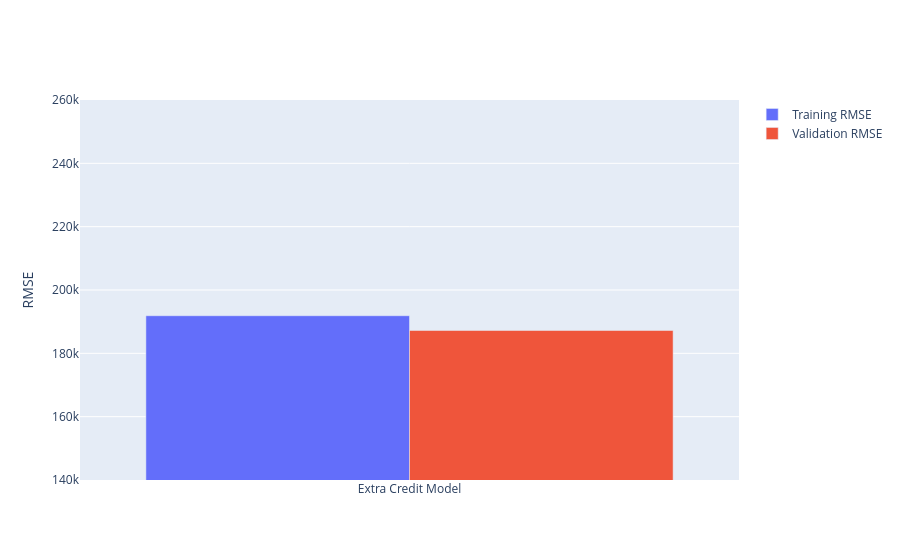

Source (notebook cell):
### Code cell
# Optional: Run this cell to visualize

#import plotly.graph_objects as go

fig = go.Figure([
go.Bar(x = ["Extra Credit Model"], y = [training_error_ec], name="Training RMSE"),
go.Bar(x = ["Extra Credit Model"], y = [validation_error_ec], name="Validation RMSE"),

])


fig
fig.update_yaxes(range=[140000,260000], title="RMSE")
# Feel free to update the range as needed

### Figure 1 — Plotly figure (JSON) as saved in the notebook; plotly's stock layout.template omitted (floating-point values rounded to 4 significant figures)
{"data": [{"name": "Training RMSE", "type": "bar", "x": ["Extra Credit Model"], "y": [191900.0]}, {"name": "Validation RMSE", "type": "bar", "x": ["Extra Credit Model"], "y": [187200.0]}], "layout": {"autosize": true, "xaxis": {"autorange": true, "range": [-0.5, 0.5], "type": "category"}, "yaxis": {"range": [140000, 260000], "title": {"text": "RMSE"}, "type": "linear"}}}
